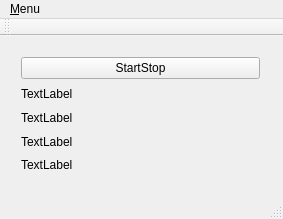
<?xml version="1.0" encoding="UTF-8"?>
<ui version="4.0">
 <class>MainWindow</class>
 <widget class="QMainWindow" name="MainWindow">
  <property name="geometry">
   <rect>
    <x>0</x>
    <y>0</y>
    <width>283</width>
    <height>219</height>
   </rect>
  </property>
  <property name="windowTitle">
   <string>MainWindow</string>
  </property>
  <widget class="QWidget" name="centralWidget">
   <widget class="QWidget" name="">
    <property name="geometry">
     <rect>
      <x>10</x>
      <y>10</y>
      <width>261</width>
      <height>139</height>
     </rect>
    </property>
    <layout class="QGridLayout" name="gridLayout">
     <item row="0" column="0">
      <widget class="QPushButton" name="pushButton">
       <property name="text">
        <string>StartStop</string>
       </property>
      </widget>
     </item>
     <item row="1" column="0">
      <widget class="QLabel" name="labelChars">
       <property name="text">
        <string>TextLabel</string>
       </property>
      </widget>
     </item>
     <item row="2" column="0">
      <widget class="QLabel" name="labelKernelTime">
       <property name="text">
        <string>TextLabel</string>
       </property>
      </widget>
     </item>
     <item row="3" column="0">
      <widget class="QLabel" name="labelTotalCounts">
       <property name="text">
        <string>TextLabel</string>
       </property>
      </widget>
     </item>
     <item row="4" column="0">
      <widget class="QLabel" name="labelAccuCounts">
       <property name="text">
        <string>TextLabel</string>
       </property>
      </widget>
     </item>
    </layout>
   </widget>
  </widget>
  <widget class="QMenuBar" name="menuBar">
   <property name="geometry">
    <rect>
     <x>0</x>
     <y>0</y>
     <width>283</width>
     <height>27</height>
    </rect>
   </property>
   <widget class="QMenu" name="menuFile">
    <property name="title">
     <string>&amp;Menu</string>
    </property>
    <addaction name="actionExit"/>
    <addaction name="actionAboutThis"/>
   </widget>
   <addaction name="menuFile"/>
  </widget>
  <widget class="QToolBar" name="mainToolBar">
   <attribute name="toolBarArea">
    <enum>TopToolBarArea</enum>
   </attribute>
   <attribute name="toolBarBreak">
    <bool>false</bool>
   </attribute>
  </widget>
  <widget class="QStatusBar" name="statusBar"/>
  <action name="actionExit">
   <property name="text">
    <string>E&amp;xit</string>
   </property>
  </action>
  <action name="actionAboutThis">
   <property name="text">
    <string>&amp;About</string>
   </property>
  </action>
 </widget>
 <layoutdefault spacing="6" margin="11"/>
 <resources/>
 <connections/>
</ui>
